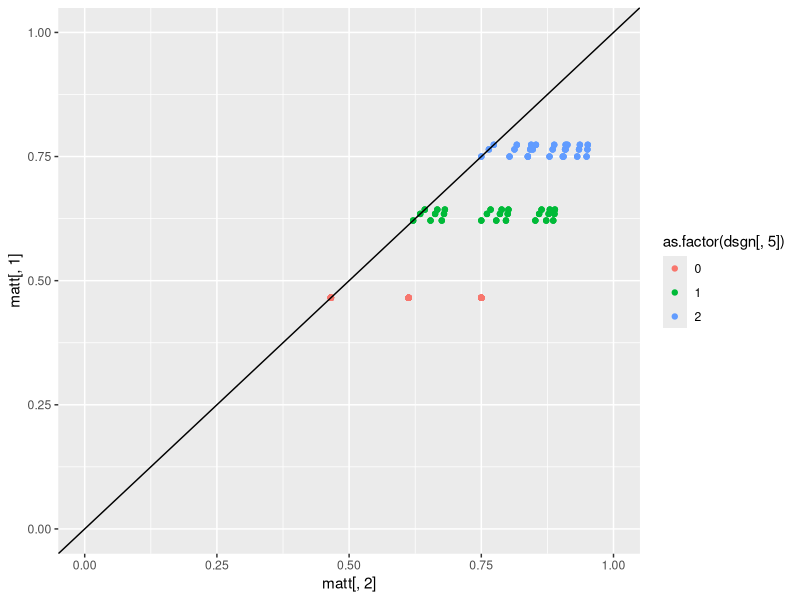
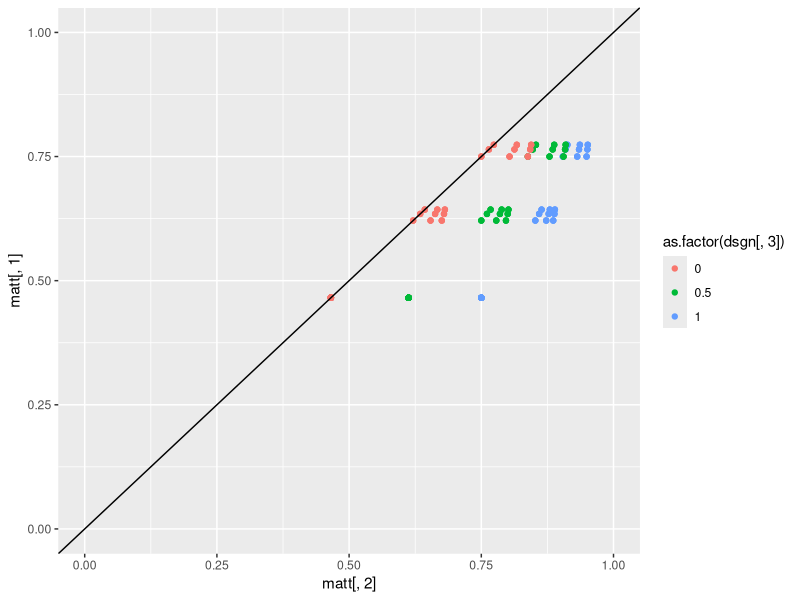
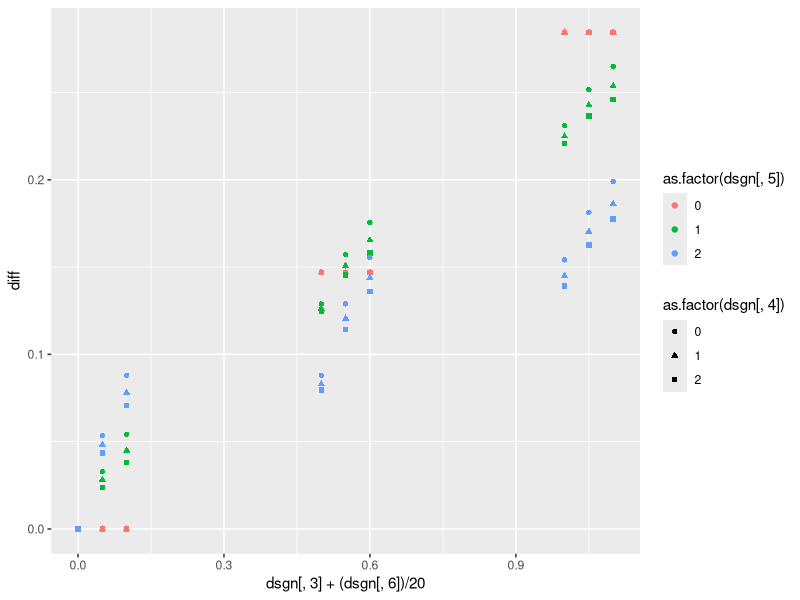
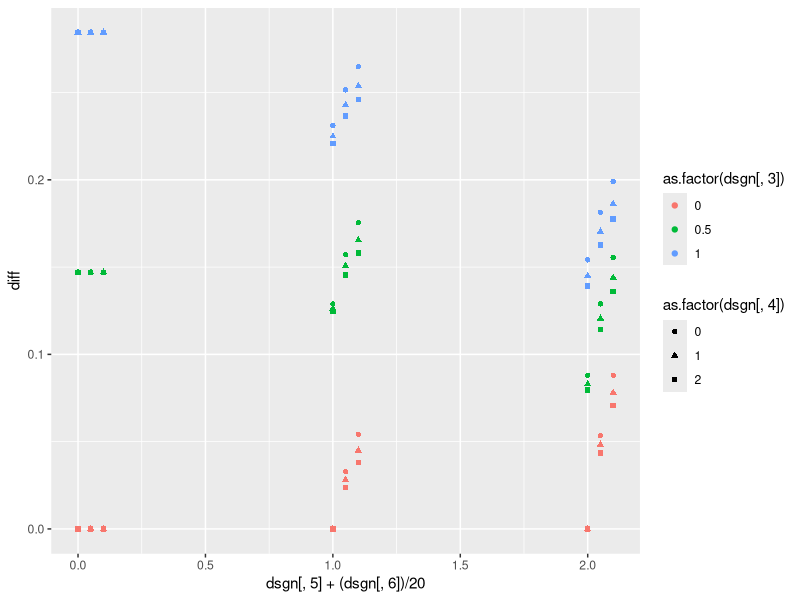
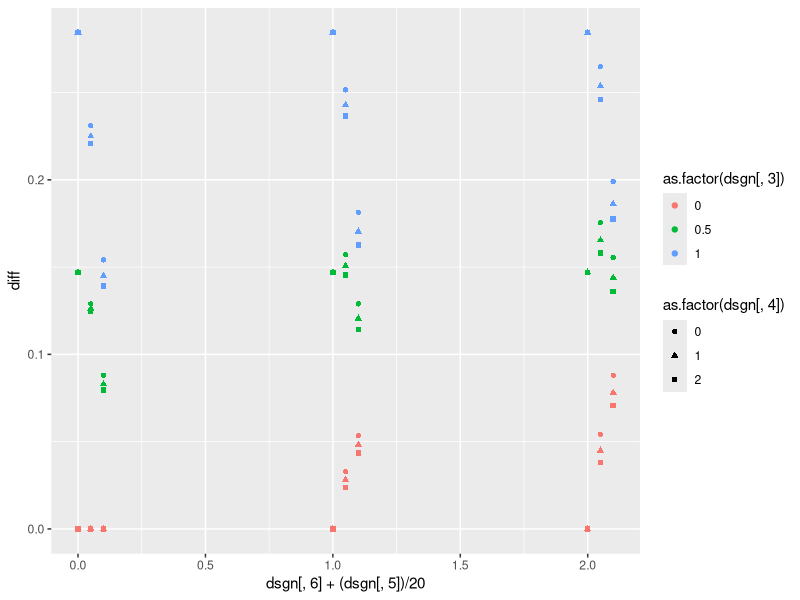
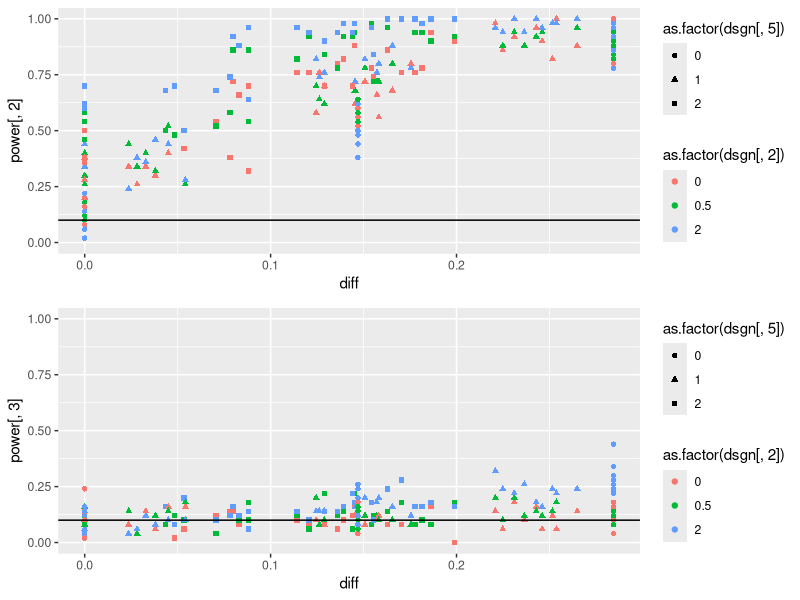

Generate these figures, in order, with R:
####
# This code sets determines how different parameter settings influence diff= P(y2=1|X1=X2=1)-P(y2=1|X1=X2=0)
#
#
######################################################################## Design of experiment
lvls <- list(NA)

fixlev<-c(0.5)  # levels for not interesting parameters
#seqlev<-round(seq(0,4,0.3333),3)  # levels for  interesting parameters
seqlev<-c(0,1,2) # levels for  interesting parameters

lvls[[1]] <- fixlev

lvls[[2]] <- c(0,0.5,2)

lvls[[3]] <- c(0,0.5,1) 

lvls[[4]] <- seqlev 

lvls[[5]] <- seqlev

lvls[[6]] <-seqlev

lvls[[7]] <- fixlev

lvls[[8]] <- c(0)

lvls[[9]] <- c(0)

lvls[[10]] <- c(0)

lvls[[11]] <- fixlev

interceptc<-(0)  # intercept for C1 and C2
intercepty<-(-1)   # intercept for Y1 and Y2
intercepth<-(-1)  #intercept for H
interceptz<-0.5
interceptx<-0.5

### factorial design
dsgn <- as.matrix(expand.grid(lvls[[1]], lvls[[2]], lvls[[3]], lvls[[4]], lvls[[5]], lvls[[6]], lvls[[7]], lvls[[8]], lvls[[9]], lvls[[10]], lvls[[11]]))
dim(dsgn)

######################################################################## CALCULATE TRUE VALUES OF diff
				matt <- matrix(0, dim(dsgn)[1], 2)

for (i in c(1:dim(dsgn)[1])) {
truetheta11 <- 0
kk <- 1
individual <- matrix(0, 8, 8)

 myH<-0
 myZ<-0
 myX1<-1
 myX2<-1
    for (c2i in 0:1) {
        for (y1i in 0:1) {
            for (c1i in 0:1) {
                individual[kk, 1:3] <- c(y1i, c1i, c2i)
 
                # P(C1=1 or =0)
                pc1<-1/(1+exp(-(interceptc )))
                aa <- (as.numeric(c1i == 1) * (pc1) + as.numeric(c1i == 0) * (1-pc1))

                # P(Y1=1 or =0|C1,X1)
                py1<-1/(1+exp(-(intercepty + dsgn[i, 5]*c1i + dsgn[i, 3]*myX1 + dsgn[i, 8]*myH)))
                bb <- as.numeric(y1i == 1) * (py1) + as.numeric(y1i == 0) * (1 - py1)

                # P(C2=1 or =0|C1,X1)
                pc2<-(1/(1+exp(-(interceptc + dsgn[i, 4]*c1i + dsgn[i, 6]*myX1))))
                cc <- as.numeric(c2i == 1) * (pc2)  + as.numeric(c2i == 0)*(1-pc2)
                
                # P(Y2=1|C2,X2,Y1)
                dd <- (as.numeric(y1i == 1) * 1 + as.numeric(y1i == 0) * ( (1/(1+exp(-(intercepty+dsgn[i, 9]*myZ + dsgn[i, 5]*c2i + dsgn[i, 3]*myX2 + dsgn[i, 8]*myH)))) ))                

                individual[kk, 5:8] <- c(aa, bb, cc, dd)
		
                # Product
                individual[kk, 4] <- aa * bb * cc * dd
                truetheta11 <- truetheta11 + individual[kk, 4]   

                kk <- kk + 1
            }
        }
    }
    
    
    
    truetheta00<- 0
    kk <- 1
    individual <- matrix(0, 8, 8)
    myH<-0
    myZ<-0
    myX1<-0
    myX2<-0

    for (c2i in 0:1) {
        for (y1i in 0:1) {
            for (c1i in 0:1) {
                individual[kk, 1:3] <- c(y1i, c1i, c2i)
 
                # P(C1=1 or =0)
                pc1<-1/(1+exp(-(interceptc )))
                aa <- (as.numeric(c1i == 1) * (pc1) + as.numeric(c1i == 0) * (1-pc1))

                # P(Y1=1 or =0|C1,X1)
                py1<-1/(1+exp(-(intercepty + dsgn[i, 5]*c1i + dsgn[i, 3]*myX1 + dsgn[i, 8]*myH)))
                bb <- as.numeric(y1i == 1) * (py1) + as.numeric(y1i == 0) * (1 - py1)

                # P(C2=1 or =0|C1,X1)
                pc2<-(1/(1+exp(-(interceptc + dsgn[i, 4]*c1i + dsgn[i, 6]*myX1))))
                cc <- as.numeric(c2i == 1) * (pc2)  + as.numeric(c2i == 0)*(1-pc2)
                
                # P(Y2=1|C2,X2,Y1)
                dd <- (as.numeric(y1i == 1) * 1 + as.numeric(y1i == 0) * ( (1/(1+exp(-(intercepty+dsgn[i, 9]*myZ + dsgn[i, 5]*c2i + dsgn[i, 3]*myX2 + dsgn[i, 8]*myH)))) ))                

                individual[kk, 5:8] <- c(aa, bb, cc, dd)
            

                # Product
                individual[kk, 4] <- aa * bb * cc * dd
                truetheta00 <- truetheta00 + individual[kk, 4]
                
                kk <- kk + 1
            }
        }
    }
  
    matt[i, ] <- c(truetheta00, truetheta11)
    print(i/dim(dsgn)[1])
}
######################################################################## 

library(ggplot2)
# Marginal probabilities of y2:
colMeans(matt)

diff<-round(matt[,2]-matt[,1],5)
summary(diff)

qplot(matt[,2],matt[,1],  color=as.factor(dsgn[,5]), ylim=c(0,1), xlim=c(0,1))+geom_abline(slope=1,intercept=0)
qplot(matt[,2],matt[,1],  color=as.factor(dsgn[,3]), ylim=c(0,1), xlim=c(0,1))+geom_abline(slope=1,intercept=0)

# Plots of interest:

#Theta3 has noticiable effect
qplot(dsgn[,3]+(dsgn[,6])/20, diff,  color=as.factor(dsgn[,5]), shape=as.factor(dsgn[,4]))

# Theta5 and Theta6 also have effect
qplot(dsgn[,5]+(dsgn[,6])/20, diff,  color=as.factor(dsgn[,3]), shape=as.factor(dsgn[,4]))
qplot(dsgn[,6]+(dsgn[,5])/20, diff,  color=as.factor(dsgn[,3]), shape=as.factor(dsgn[,4]))

######################################################################
mod1<-glm(diff~dsgn[,c(1:7,11)] + .*.*.,data=data.frame(dsgn[,c(1:7,11)]), family="binomial")
summary(mod1)
summary(mod1)$coefficients[summary(mod1)$coefficients[,4]<0.1,]


######################################################################## 






######################################################################## 
ppp <- 1
est <- matrix(0, dim(dsgn)[1], 2)
kkk <- 1
result <- matrix(0, dim(dsgn)[1], 2)
numsim <- 50  ### number of datasets generated under each scenario
Bayesresult <- matrix(0, dim(dsgn)[1] * numsim, 8)
n <- 500  ### size of each dataset
set.seed(13)  ### for reproducibility
seedlist <- sample(1:250000, size = numsim)

######################################################################## 
simdatasum<-matrix(0,dim(dsgn)[1],8)
colnames(simdatasum)<-c( "H",     "Z",    "C1",    "X1",    "C2",    "Y1",    "X2",    "Y2") 
for (i in c(1:dim(dsgn)[1])) {
    ### loop over datasets
    for (j in 1:numsim) {
        print(c(i, j))
        
#        set.seed(seedlist[j])

        H <- rbinom(n, size = 1, prob = (1/(1+exp(-(intercepth)))) )
        Z<-rbinom(n, 1, (1/(1+exp(-(interceptz + dsgn[i, 10]*H)))) )
        C1 <- rbinom(n, size = 1, prob = (1/(1+exp(-(interceptc)))) )
        X1<- rbinom(n, 1, (1/(1+exp(-(interceptx + dsgn[i, 1]*C1 + dsgn[i, 2]*H)))) ) 
        C2 <-rbinom(n, 1, (1/(1+exp(-(interceptc + dsgn[i, 4]*C1 + dsgn[i, 6]*X1)))) )         
        Y1 <-rbinom(n, 1, (1/(1+exp(-(intercepty + dsgn[i, 5]*C1 + dsgn[i, 3]*X1 + dsgn[i, 8]*H)))) ) 
        X2 <-rbinom(n, 1, (1/(1+exp(-(interceptx + dsgn[i, 1]*C2  + dsgn[i, 2]*H + dsgn[i, 7]*Y1 + dsgn[i, 9]*Z + dsgn[i, 11]*X1)))) )
        Y2 <- rep(1, n)  
        Y2[Y1 == 0]<-rbinom(length(Y2[Y1 == 0]), 1, (1/(1+exp(-(intercepty + dsgn[i, 9]*Z + dsgn[i, 5]*C2 + dsgn[i, 3]*X2 + dsgn[i, 8]*H)))) )     
        simdata <- data.frame(H,Z,C1,X1,C2,Y1,X2,Y2)
simdatasum[i,]<-colMeans(simdata)
        print(colMeans(simdata))

######################################################################## 
        HprobB <- function(h, nm = 1) {
            ss <- sum(simdata$H)
            nn <- length(simdata$H)
            pp <- (rbeta(nm, (ss + 1), (nn - ss + 1)))
            if (h == 0) {
                return(1 - as.numeric(pp))
            }
            if (h == 1) {
                return(as.numeric(pp))
            }
        }
        
        
        C1probB <- function(h, c1, nm = 1) {
            ss <- sum(simdata$C1[simdata$H == h])
            nn <- length(simdata$C1[simdata$H == h])
            pp <- (rbeta(nm, (ss + 1), (nn - ss + 1)))
            if (c1 == 0) {
                return(1 - as.numeric(pp))
            }
            if (c1 == 1) {
                return(as.numeric(pp))
            }
        }
        
        C2probB <- function(h, c2, c1, x1, nm = 1) {
            ss <- sum(simdata$C2[simdata$H == h & simdata$C1 == c1 & simdata$X1 == x1])
            nn <- length(simdata$C2[simdata$H == h & simdata$C1 == c1 & simdata$X1 == x1])
            pp <- (rbeta(nm, (ss + 1), (nn - ss + 1)))
            if (c2 == 0) {
                return(1 - as.numeric(pp))
            }
            if (c2 == 1) {
                return(as.numeric(pp))
            }
        }
        
        Y2probB <- function(h, y2, c1, c2, x1, x2, nm = 1) {
            ss <- sum(simdata$Y2[simdata$H == h & simdata$C2 == c2 & simdata$X2 == x2 & simdata$C1 == c1 & simdata$X1 == x1])
            nn <- length(simdata$Y2[simdata$H == h & simdata$C2 == c2 & simdata$X2 == x2 & simdata$C1 == c1 & 
                simdata$X1 == x1])
            pp <- (rbeta(nm, (ss + 1), (nn - ss + 1)))
            if (y2 == 0) {
                return(1 - as.numeric(pp))
            }
            if (y2 == 1) {
                return(as.numeric(pp))
            }
        }
        
        
        nB <- 500
        sumtheta11B <- 0
        sumtheta00B <- 0
        for (c2i in 0:1) {
            for (c1i in 0:1) {
                for (hi in 0:1) {
                  
                  sumtheta11B <- sumtheta11B + HprobB(h = hi, nB) * C1probB(h = hi, c1 = c1i, nm = nB) * C2probB(h = hi, 
                    c2 = c2i, c1 = c1i, x1 = 1, nm = nB) * Y2probB(h = hi, y2 = 1, c1 = c1i, c2 = c2i, x1 = 1, 
                    x2 = 1, nm = nB)
                  
                  sumtheta00B <- sumtheta00B + HprobB(h = hi, nB) * C1probB(h = hi, c1 = c1i, nm = nB) * C2probB(h = hi, 
                    c2 = c2i, c1 = c1i, x1 = 0, nm = nB) * Y2probB(h = hi, y2 = 1, c1 = c1i, c2 = c2i, x1 = 0, 
                    x2 = 0, nm = nB)
                  
                }
            }
        }
        
        sumtheta00Bvec <- sumtheta00B
        sumtheta11Bvec <- sumtheta11B

#one-sided p-values:
        Bpval <- 1 - mean((sumtheta11Bvec - sumtheta00Bvec) > 0)
        Hpval <- (1-pnorm((summary(glm(Y2 ~ H, data = simdata, family = "binomial"))$coefficients[2, 3])))
        print(Bpval)
        print(Hpval)
        Bayesresult[kkk, ] <- c(i, j, c(1, 1), mean(sumtheta00Bvec), mean(sumtheta11Bvec), Bpval, Hpval)
        kkk <- kkk + 1
    }
}

######################################################################## 


alpha<-0.1
AA <- Bayesresult
Bayesresult <- AA


power <- matrix(0, dim(dsgn)[1], 3)
for (i in (dim(dsgn)[1]:1)) {
    power[i, ] <- c(i, mean(Bayesresult[Bayesresult[, 1] == i, ][, 7] <= alpha), mean(Bayesresult[Bayesresult[, 
        1] == i, ][, 8] <= alpha))
}

require(gridExtra)
plot1 <- qplot(diff,    power[, 2], col = as.factor(dsgn[, 2]), shape=as.factor(dsgn[, 5]), ylim=c(0,1))+geom_abline(slope=0,intercept=alpha)
plot2 <- qplot(diff,    power[, 3], col = as.factor(dsgn[, 2]), shape=as.factor(dsgn[, 5]), ylim=c(0,1))+geom_abline(slope=0,intercept=alpha)
grid.arrange(plot1, plot2, ncol=1)


